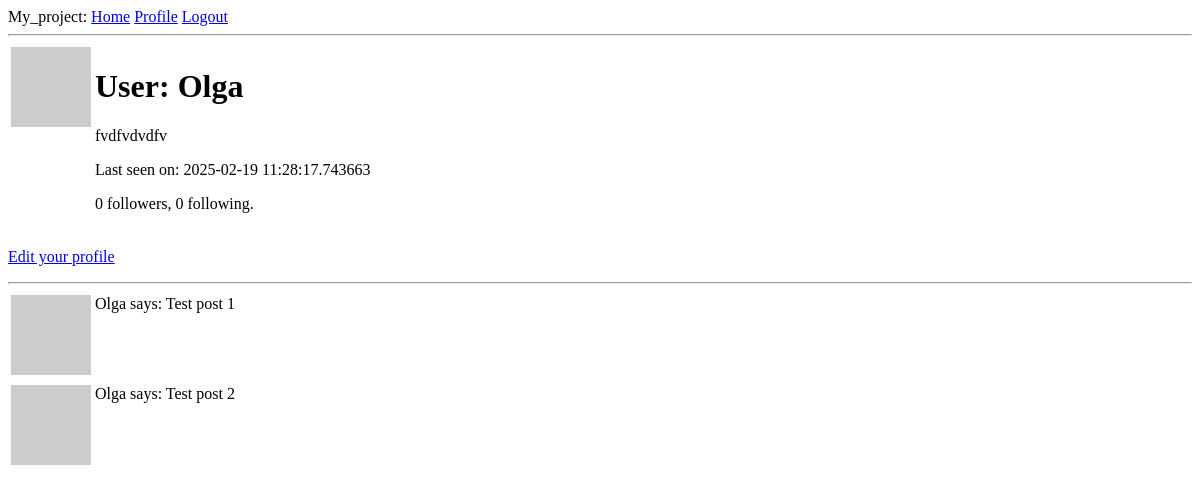
The page /user/Olga (signed in) on the database as committed earlier.
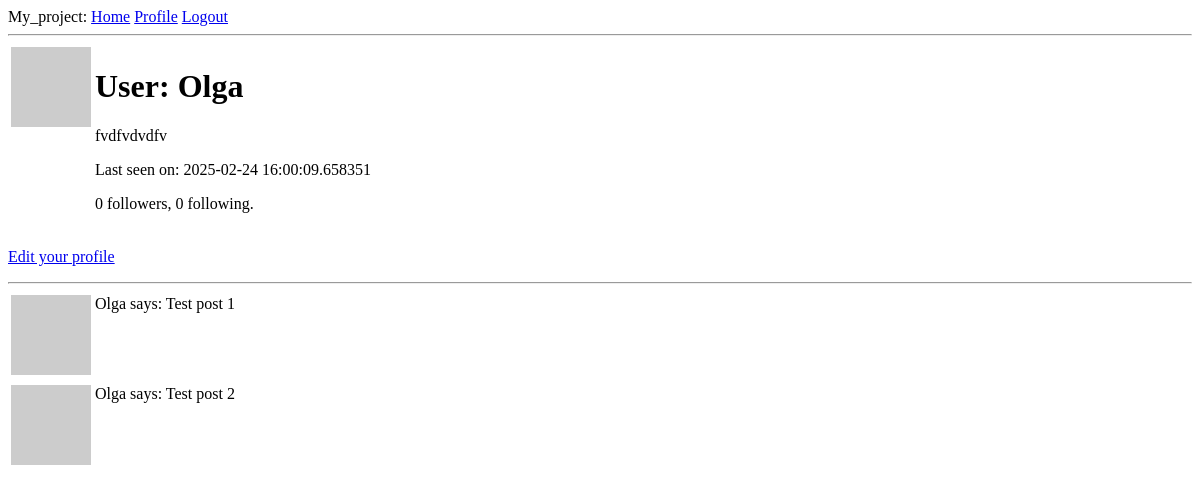
The same page on the database as committed later.
### app/models.py (models this page shows, shortened)
class User(UserMixin, db.Model):
    id: so.Mapped[int] = so.mapped_column(primary_key=True)
    username: so.Mapped[str] = so.mapped_column(sa.String(64), index=True, unique=True)
    email: so.Mapped[str] = so.mapped_column(sa.String(120), index=True, unique=True)
    password_hash: so.Mapped[Optional[str]] = so.mapped_column(sa.String(256))
    posts: so.WriteOnlyMapped['Post'] = so.relationship(back_populates='author')
    about_me: so.Mapped[Optional[str]] =so.mapped_column(sa.String(140))
    last_seen: so.Mapped[Optional[datetime]] = so.mapped_column(default=lambda: datetime.now(timezone.utc))
    def avatar(self, size):
        digest = md5(self.email.lower().encode('utf-8')).hexdigest()
        return f'https://www.gravatar.com/avatar/{digest}?d=identicon&s={size}'
    following: so.WriteOnlyMapped['User'] = so.relationship(
        secondary=followers, primaryjoin=(followers.c.follower_id == id),
        secondaryjoin=(followers.c.followed_id == id),
        back_populates='followers')
    followers: so.WriteOnlyMapped['User'] = so.relationship(
        secondary=followers, primaryjoin=(followers.c.followed_id == id),
        secondaryjoin=(followers.c.follower_id == id),
        back_populates='following')
    def follower_count(self):
        query = sa.select(sa.func.count()).select_from(self.followers.select().subquery())
        return db.session.scalar(query)
    def following_count(self):
        query = sa.select(sa.func.count()).select_from(self.following.select().subquery())
        return db.session.scalar(query)

### app/routes.py (the view)
@app.route('/user/<username>')
@login_required
def user(username):
    user = db.first_or_404(sa.select(User).where(User.username == username))
    posts = [
        {'author': user, 'body': 'Test post 1'},
        {'author': user, 'body': 'Test post 2'}
    ]
    form = EmptyForm()
    return render_template('user.html', user=user, posts=posts, form=form)

### app/models.py (called while the page is built)
@login.user_loader
def load_user(id):
    return db.session.get(User, int(id))

### app/routes.py (called while the page is built)
@app.before_request
def before_request():
    if current_user.is_authenticated:
        current_user.last_seen = datetime.now(timezone.utc)
        db.session.commit()

### app/templates/user.html (shortened to what this page needs)
{% extends 'base.html' %}
{% block content %}
<table>
    <tr valign="top">
      <td><img src="{{ user.avatar(128) }}"></td>
      <td>
        <h1>User: {{ user.username }}</h1>
        {% if user.about_me %}<p>{{ user.about_me }}</p>{% endif %}
        {% if user.last_seen %}<p>Last seen on: {{ user.last_seen }}</p>{% endif %}
        <p>{{ user.follower_count() }} followers, {{ user.following_count() }} following.</p>
      </td>
    </tr>
</table>
{% if user == current_user %}
    <p><a href="{{ url_for('edit_profile') }}">Edit your profile</a></p>
{% endif %}
<hr>
{% for post in posts %}
    {% include '_post.html' %}
{% endfor %}
{% endblock %}

### app/templates/base.html (shortened to what this page needs)
<!DOCTYPE html>
<html lang="en">
<head>
</head>
<body>
    <div>
        My_project:
        <a href="{{ url_for('index') }}">Home</a>
        {% if current_user.is_anonymous %}
        <a href="{{ url_for('login') }}">Login</a>
        {% else %}
        <a href="{{ url_for('user', username=current_user.username) }}">Profile</a>
        <a href="{{ url_for('logout') }}">Logout</a>
        {% endif %}
    </div>
    <hr>
    {% block content %}
    {% endblock %}
</body>
</html>

### app/templates/_post.html
<table>
  <tr valign="top">
    <td><img src="{{ post.author.avatar(36) }}"></td>
    <td>{{ post.author.username }} says: {{ post.body }}</td>
  </tr>
</table>

Rows that differ between the two databases and show on the page:
changed User "Olga": last_seen "2025-02-19 11:28:17.743663" → "2025-02-24 16:00:09.658351"
